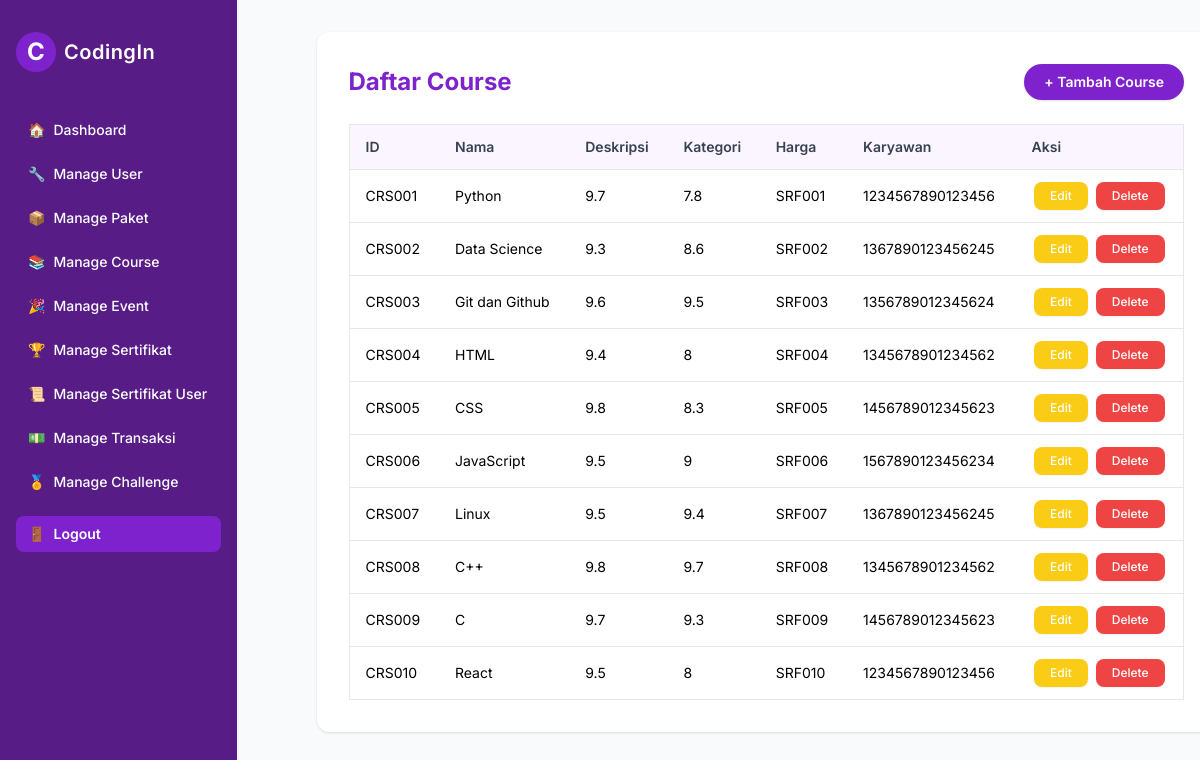
/admin/coursemanage/manage_course.php (signed in), run on the app's committed database.
### tables this page shows
CREATE TABLE `courses` (
  `ID_courses` char(6) NOT NULL,
  `Nama_course` varchar(100) NOT NULL,
  `Rating_course` float DEFAULT NULL,
  `Tingkat_kesulitan` float DEFAULT NULL,
  `Sertifikat_ID_sertifikat` char(8) DEFAULT NULL,
  `Karyawan_NIK` char(16) NOT NULL
);

### models/course.php (called while the page is built, shortened)
<?php
class Course {
    private $pdo;
    public function __construct($pdo) {
        $this->pdo = $pdo;
    }
    public function getAll() {
        $stmt = $this->pdo->query("SELECT * FROM courses");
        return $stmt->fetchAll(PDO::FETCH_ASSOC);
    }
}

### admin/coursemanage/manage_course.php (the view, shortened to what this page needs)
<?php
require_once '../../config/database.php';
require_once '../../models/course.php';
$courseModel = new Course($pdo);
$courses = $courseModel->getAll();
?>
<!DOCTYPE html>
<html lang="id">
<head>
    <script src="https://cdn.tailwindcss.com"></script>
</head>
<body class="bg-gray-50 min-h-screen flex">
    <?php include '../../includes/admin_sidebar.php'; ?>
    <main class="flex-1 p-8">
        <div class="bg-white rounded-xl shadow p-8 w-full max-w-6xl ml-0 md:ml-12">
            <div class="flex flex-col md:flex-row md:items-center md:justify-between mb-6 gap-4">
                <h2 class="text-2xl font-bold text-purple-700">Daftar Course</h2>
                <a href="add_course.php" class="inline-block bg-purple-700 text-white px-5 py-2 rounded-full font-semibold hover:bg-purple-800 transition text-sm shadow">
                    + Tambah Course
                </a>
            </div>
            <div class="overflow-x-auto">
                <table class="min-w-full border border-gray-200 rounded-lg text-xs sm:text-sm">
                    <thead class="bg-purple-50">
                        <tr>
                            <th class="py-3 px-4 text-left font-semibold text-gray-700 border-b">ID</th>
                            <th class="py-3 px-4 text-left font-semibold text-gray-700 border-b">Nama</th>
                            <th class="py-3 px-4 text-left font-semibold text-gray-700 border-b">Deskripsi</th>
                            <th class="py-3 px-4 text-left font-semibold text-gray-700 border-b">Kategori</th>
                            <th class="py-3 px-4 text-left font-semibold text-gray-700 border-b">Harga</th>
                            <th class="py-3 px-4 text-left font-semibold text-gray-700 border-b">Karyawan</th>
                            <th class="py-3 px-4 text-left font-semibold text-gray-700 border-b">Aksi</th>
                        </tr>
                    </thead>
                    <tbody class="divide-y divide-gray-200">
                        <?php foreach ($courses as $row): ?>
                            <tr class="hover:bg-purple-50">
                                <td class="py-3 px-4"><?= htmlspecialchars($row['ID_courses']) ?></td>
                                <td class="py-3 px-4"><?= htmlspecialchars($row['Nama_course']) ?></td>
                                <td class="py-3 px-4"><?= htmlspecialchars($row['Rating_course']) ?></td>
                                <td class="py-3 px-4"><?= htmlspecialchars($row['Tingkat_kesulitan']) ?></td>
                                <td class="py-3 px-4"><?= htmlspecialchars($row['Sertifikat_ID_sertifikat']) ?></td>
                                <td class="py-3 px-4"><?= htmlspecialchars($row['Karyawan_NIK']) ?></td>
                                <td class="py-3 px-4">
                                    <div class="flex justify-center gap-x-2">
                                        <a href="edit_course.php?id=<?= urlencode($row['ID_courses']) ?>"
                                        class="inline-flex items-center justify-center bg-yellow-400 text-white px-4 py-1.5 rounded-lg font-medium hover:bg-yellow-500 transition text-xs shadow-sm">
                                            Edit
                                        </a>
                                        <a href="delete_course.php?id=<?= urlencode($row['ID_courses']) ?>"
                                        class="inline-flex items-center justify-center bg-red-500 text-white px-4 py-1.5 rounded-lg font-medium hover:bg-red-600 transition text-xs shadow-sm"
                                        onclick="return confirm('Yakin hapus?')">
                                            Delete
                                        </a>
                                    </div>
                                </td>
                            </tr>
                        <?php endforeach; ?>
                    </tbody>
                </table>
            </div>
        </div>
    </main>
</body>
</html>

### admin/coursemanage/manage_course.php (style rules this page uses)
body { font-family: "Inter", sans-serif; }

### data on the page
courses: ID_courses "CRS001", Nama_course "Python", Rating_course "9.7", Tingkat_kesulitan "7.8", Sertifikat_ID_sertifikat "SRF001", Karyawan_NIK "1234567890123456"
courses: ID_courses "CRS002", Nama_course "Data Science", Rating_course "9.3", Tingkat_kesulitan "8.6", Sertifikat_ID_sertifikat "SRF002", Karyawan_NIK "1367890123456245"
courses: ID_courses "CRS003", Nama_course "Git dan Github", Rating_course "9.6", Tingkat_kesulitan "9.5", Sertifikat_ID_sertifikat "SRF003", Karyawan_NIK "1356789012345624"
courses: ID_courses "CRS004", Nama_course "HTML", Rating_course "9.4", Tingkat_kesulitan "8", Sertifikat_ID_sertifikat "SRF004", Karyawan_NIK "1345678901234562"
courses: ID_courses "CRS005", Nama_course "CSS", Rating_course "9.8", Tingkat_kesulitan "8.3", Sertifikat_ID_sertifikat "SRF005", Karyawan_NIK "1456789012345623"
courses: ID_courses "CRS006", Nama_course "JavaScript", Rating_course "9.5", Tingkat_kesulitan "9", Sertifikat_ID_sertifikat "SRF006", Karyawan_NIK "1567890123456234"
courses: ID_courses "CRS007", Nama_course "Linux", Rating_course "9.5", Tingkat_kesulitan "9.4", Sertifikat_ID_sertifikat "SRF007", Karyawan_NIK "1367890123456245"
courses: ID_courses "CRS008", Nama_course "C++", Rating_course "9.8", Tingkat_kesulitan "9.7", Sertifikat_ID_sertifikat "SRF008", Karyawan_NIK "1345678901234562"
courses: ID_courses "CRS009", Nama_course "C", Rating_course "9.7", Tingkat_kesulitan "9.3", Sertifikat_ID_sertifikat "SRF009", Karyawan_NIK "1456789012345623"
courses: ID_courses "CRS010", Nama_course "React", Rating_course "9.5", Tingkat_kesulitan "8", Sertifikat_ID_sertifikat "SRF010", Karyawan_NIK "1234567890123456"
